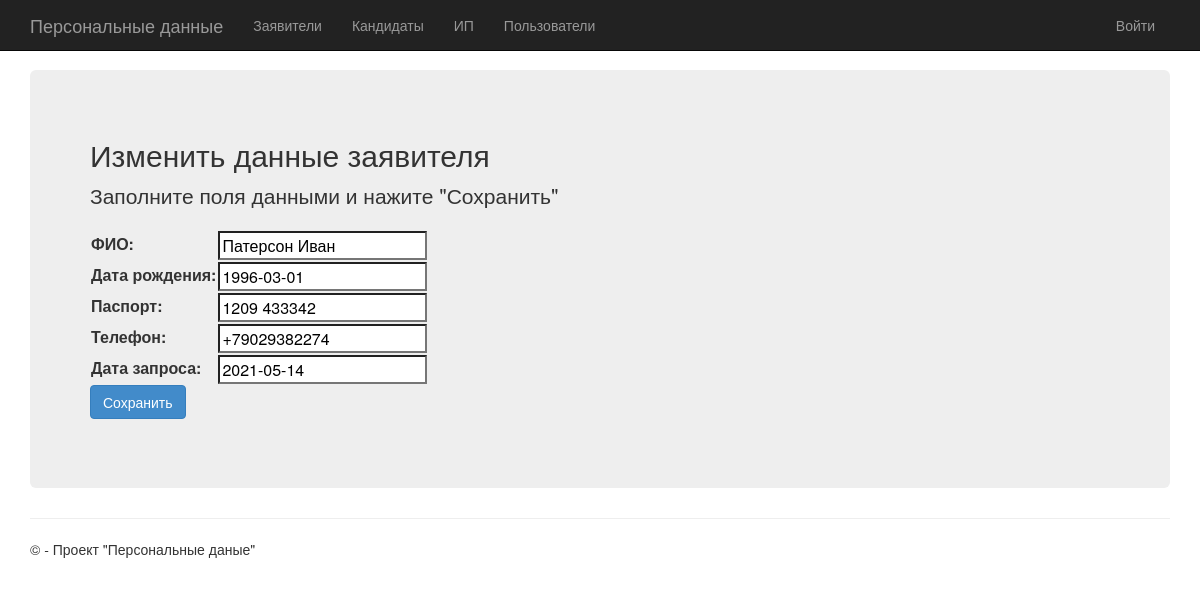
/requesters/item_edit/1/, run on the app's committed database.
### app/models.py (models this page shows)
class RequesterData(models.Model):
    id = models.IntegerField(primary_key = True)
    name = models.CharField(max_length=120)
    birth_date = models.DateField()
    passport_no = models.CharField(max_length=10, validators=[MinLengthValidator(10)])
    phone_no = models.CharField(max_length=11, validators=[MinLengthValidator(11)])
    check_date = models.DateField()

### app/views.py (the view)
# urls.py: path('requesters/item_edit/<int:id>/', views.requester_edit),
def requester_edit(request, id):
    if id < 0:
        requester = RequesterData()
        title = 'Добавить заявителя'
    else:
        requester = RequesterData.objects.get(id=id)
        title = 'Изменить данные заявителя'
    requester_form = RequesterForm(request.POST or None, instance=requester)
    if requester_form.is_valid():
        requester.save()
        return redirect('requesters')
    return render(
            request,
            'app/item_form.html',
            {
                'title': title,
                'form': requester_form
            })

### app/forms.py
class RequesterForm(forms.ModelForm):
    class Meta:
        model = RequesterData
        exclude = ['id']
        labels = {
            'name': _('ФИО'),
            'birth_date': _('Дата рождения'),
            'passport_no': _('Паспорт'),
            'phone_no': _('Телефон'),
            'check_date': _('Дата запроса'),
        }
        widgets = {
            'birth_date': DateInput(),
            'check_date': DateInput(),
        }

### app/templates/app/item_form.html (shortened to what this page needs)
﻿{% extends "app/layout.html" %}
{% block content %}
<div class="jumbotron">
    <h2>{{ title }}</h2>
    <p class="lead">Заполните поля данными и нажите "Сохранить"</p>
    <form method="POST">
        <table>
            {{ form.as_table }}
        </table>
        <input type="submit" value="Сохранить" class="btn btn-primary btn-large">
    </form>
</div>
{% endblock %}

### app/static/app/content/site.css (style rules this page uses)
body { padding-top: 50px; padding-bottom: 20px; }
input, select, textarea { max-width: 280px; }

### data on the page
RequesterData: name "Патерсон Иван", birth_date "1996-03-01", passport_no "1209 433342", phone_no "+79029382274", check_date "2021-05-14"

### other printed values
{{ title }} "Изменить данные заявителя"
